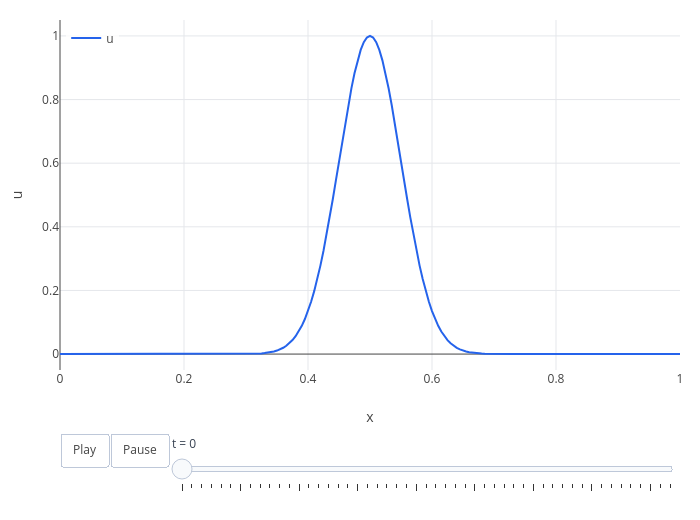

This figure's notebook cell:
### Markdown cell above
The bump splits into two half-size bumps that run apart. In the animation you can watch them move:

### Code cell
pdeplot(s)

### Figure 1 — Plotly figure (JSON) as saved in the notebook; plotly's stock layout.template omitted (floating-point values rounded to 4 significant figures; data arrays with more than 128 entries replaced by an {"elided": "..."} marker saying what was removed)
{"data": [{"line": {"color": "#2563eb", "width": 2}, "mode": "lines", "name": "u", "type": "scatter", "x": {"elided": "202 float values"}, "y": {"elided": "202 float values"}}], "layout": {"height": 520, "legend": {"bgcolor": "rgba(255,255,255,0.8)", "x": 0.01, "xanchor": "left", "y": 0.99, "yanchor": "top"}, "margin": {"b": 140, "l": 60, "r": 20, "t": 20}, "showlegend": true, "sliders": [{"currentvalue": {"font": {"color": "#374151"}, "visible": true}, "font": {"color": "rgba(0,0,0,0)"}, "len": 0.82, "steps": [{"args": [["0"], {"frame": {"duration": 0, "redraw": false}, "mode": "immediate", "transition": {"duration": 0}}], "label": "t = 0", "method": "animate"}, {"args": [["1"], {"frame": {"duration": 0, "redraw": false}, "mode": "immediate", "transition": {"duration": 0}}], "label": "t = 0.005", "method": "animate"}, {"args": [["2"], {"frame": {"duration": 0, "redraw": false}, "mode": "immediate", "transition": {"duration": 0}}], "label": "t = 0.01", "method": "animate"}, {"args": [["3"], {"frame": {"duration": 0, "redraw": false}, "mode": "immediate", "transition": {"duration": 0}}], "label": "t = 0.015", "method": "animate"}, {"args": [["4"], {"frame": {"duration": 0, "redraw": false}, "mode": "immediate", "transition": {"duration": 0}}], "label": "t = 0.02", "method": "animate"}, {"args": [["5"], {"frame": {"duration": 0, "redraw": false}, "mode": "immediate", "transition": {"duration": 0}}], "label": "t = 0.025", "method": "animate"}, {"args": [["6"], {"frame": {"duration": 0, "redraw": false}, "mode": "immediate", "transition": {"duration": 0}}], "label": "t = 0.03", "method": "animate"}, {"args": [["7"], {"frame": {"duration": 0, "redraw": false}, "mode": "immediate", "transition": {"duration": 0}}], "label": "t = 0.035", "method": "animate"}, {"args": [["8"], {"frame": {"duration": 0, "redraw": false}, "mode": "immediate", "transition": {"duration": 0}}], "label": "t = 0.04", "method": "animate"}, {"args": [["9"], {"frame": {"duration": 0, "redraw": false}, "mode": "immediate", "transition": {"duration": 0}}], "label": "t = 0.045", "method": "animate"}, {"args": [["10"], {"frame": {"duration": 0, "redraw": false}, "mode": "immediate", "transition": {"duration": 0}}], "label": "t = 0.05", "method": "animate"}, {"args": [["11"], {"frame": {"duration": 0, "redraw": false}, "mode": "immediate", "transition": {"duration": 0}}], "label": "t = 0.055", "method": "animate"}, {"args": [["12"], {"frame": {"duration": 0, "redraw": false}, "mode": "immediate", "transition": {"duration": 0}}], "label": "t = 0.06", "method": "animate"}, {"args": [["13"], {"frame": {"duration": 0, "redraw": false}, "mode": "immediate", "transition": {"duration": 0}}], "label": "t = 0.065", "method": "animate"}, {"args": [["14"], {"frame": {"duration": 0, "redraw": false}, "mode": "immediate", "transition": {"duration": 0}}], "label": "t = 0.07", "method": "animate"}, {"args": [["15"], {"frame": {"duration": 0, "redraw": false}, "mode": "immediate", "transition": {"duration": 0}}], "label": "t = 0.075", "method": "animate"}, {"args": [["16"], {"frame": {"duration": 0, "redraw": false}, "mode": "immediate", "transition": {"duration": 0}}], "label": "t = 0.08", "method": "animate"}, {"args": [["17"], {"frame": {"duration": 0, "redraw": false}, "mode": "immediate", "transition": {"duration": 0}}], "label": "t = 0.085", "method": "animate"}, {"args": [["18"], {"frame": {"duration": 0, "redraw": false}, "mode": "immediate", "transition": {"duration": 0}}], "label": "t = 0.09", "method": "animate"}, {"args": [["19"], {"frame": {"duration": 0, "redraw": false}, "mode": "immediate", "transition": {"duration": 0}}], "label": "t = 0.095", "method": "animate"}, {"args": [["20"], {"frame": {"duration": 0, "redraw": false}, "mode": "immediate", "transition": {"duration": 0}}], "label": "t = 0.1", "method": "animate"}, {"args": [["21"], {"frame": {"duration": 0, "redraw": false}, "mode": "immediate", "transition": {"duration": 0}}], "label": "t = 0.105", "method": "animate"}, {"args": [["22"], {"frame": {"duration": 0, "redraw": false}, "mode": "immediate", "transition": {"duration": 0}}], "label": "t = 0.11", "method": "animate"}, {"args": [["23"], {"frame": {"duration": 0, "redraw": false}, "mode": "immediate", "transition": {"duration": 0}}], "label": "t = 0.115", "method": "animate"}, {"args": [["24"], {"frame": {"duration": 0, "redraw": false}, "mode": "immediate", "transition": {"duration": 0}}], "label": "t = 0.12", "method": "animate"}, {"args": [["25"], {"frame": {"duration": 0, "redraw": false}, "mode": "immediate", "transition": {"duration": 0}}], "label": "t = 0.125", "method": "animate"}, {"args": [["26"], {"frame": {"duration": 0, "redraw": false}, "mode": "immediate", "transition": {"duration": 0}}], "label": "t = 0.13", "method": "animate"}, {"args": [["27"], {"frame": {"duration": 0, "redraw": false}, "mode": "immediate", "transition": {"duration": 0}}], "label": "t = 0.135", "method": "animate"}, {"args": [["28"], {"frame": {"duration": 0, "redraw": false}, "mode": "immediate", "transition": {"duration": 0}}], "label": "t = 0.14", "method": "animate"}, {"args": [["29"], {"frame": {"duration": 0, "redraw": false}, "mode": "immediate", "transition": {"duration": 0}}], "label": "t = 0.145", "method": "animate"}, {"args": [["30"], {"frame": {"duration": 0, "redraw": false}, "mode": "immediate", "transition": {"duration": 0}}], "label": "t = 0.15", "method": "animate"}, {"args": [["31"], {"frame": {"duration": 0, "redraw": false}, "mode": "immediate", "transition": {"duration": 0}}], "label": "t = 0.155", "method": "animate"}, {"args": [["32"], {"frame": {"duration": 0, "redraw": false}, "mode": "immediate", "transition": {"duration": 0}}], "label": "t = 0.16", "method": "animate"}, {"args": [["33"], {"frame": {"duration": 0, "redraw": false}, "mode": "immediate", "transition": {"duration": 0}}], "label": "t = 0.165", "method": "animate"}, {"args": [["34"], {"frame": {"duration": 0, "redraw": false}, "mode": "immediate", "transition": {"duration": 0}}], "label": "t = 0.17", "method": "animate"}, {"args": [["35"], {"frame": {"duration": 0, "redraw": false}, "mode": "immediate", "transition": {"duration": 0}}], "label": "t = 0.175", "method": "animate"}, {"args": [["36"], {"frame": {"duration": 0, "redraw": false}, "mode": "immediate", "transition": {"duration": 0}}], "label": "t = 0.18", "method": "animate"}, {"args": [["37"], {"frame": {"duration": 0, "redraw": false}, "mode": "immediate", "transition": {"duration": 0}}], "label": "t = 0.185", "method": "animate"}, {"args": [["38"], {"frame": {"duration": 0, "redraw": false}, "mode": "immediate", "transition": {"duration": 0}}], "label": "t = 0.19", "method": "animate"}, {"args": [["39"], {"frame": {"duration": 0, "redraw": false}, "mode": "immediate", "transition": {"duration": 0}}], "label": "t = 0.195", "method": "animate"}, {"args": [["40"], {"frame": {"duration": 0, "redraw": false}, "mode": "immediate", "transition": {"duration": 0}}], "label": "t = 0.2", "method": "animate"}, {"args": [["41"], {"frame": {"duration": 0, "redraw": false}, "mode": "immediate", "transition": {"duration": 0}}], "label": "t = 0.205", "method": "animate"}, {"args": [["42"], {"frame": {"duration": 0, "redraw": false}, "mode": "immediate", "transition": {"duration": 0}}], "label": "t = 0.21", "method": "animate"}, {"args": [["43"], {"frame": {"duration": 0, "redraw": false}, "mode": "immediate", "transition": {"duration": 0}}], "label": "t = 0.215", "method": "animate"}, {"args": [["44"], {"frame": {"duration": 0, "redraw": false}, "mode": "immediate", "transition": {"duration": 0}}], "label": "t = 0.22", "method": "animate"}, {"args": [["45"], {"frame": {"duration": 0, "redraw": false}, "mode": "immediate", "transition": {"duration": 0}}], "label": "t = 0.225", "method": "animate"}, {"args": [["46"], {"frame": {"duration": 0, "redraw": false}, "mode": "immediate", "transition": {"duration": 0}}], "label": "t = 0.23", "method": "animate"}, {"args": [["47"], {"frame": {"duration": 0, "redraw": false}, "mode": "immediate", "transition": {"duration": 0}}], "label": "t = 0.235", "method": "animate"}, {"args": [["48"], {"frame": {"duration": 0, "redraw": false}, "mode": "immediate", "transition": {"duration": 0}}], "label": "t = 0.24", "method": "animate"}, {"args": [["49"], {"frame": {"duration": 0, "redraw": false}, "mode": "immediate", "transition": {"duration": 0}}], "label": "t = 0.245", "method": "animate"}, {"args": [["50"], {"frame": {"duration": 0, "redraw": false}, "mode": "immediate", "transition": {"duration": 0}}], "label": "t = 0.25", "method": "animate"}], "x": 0.18, "y": -0.12}], "title": {"text": ""}, "updatemenus": [{"buttons": [{"args": [null, {"frame": {"duration": 40, "redraw": false}, "fromcurrent": true, "transition": {"duration": 0}}], "label": "Play", "method": "animate"}, {"args": [[null], {"frame": {"duration": 0, "redraw": false}, "mode": "immediate", "transition": {"duration": 0}}], "label": "Pause", "method": "animate"}], "direction": "left", "showactive": false, "type": "buttons", "x": 0, "xanchor": "left", "y": -0.18, "yanchor": "top"}], "width": 700, "xaxis": {"autorange": false, "range": [0, 1], "title": {"text": "x"}, "zeroline": true}, "yaxis": {"range": [-0.05, 1.05], "title": {"text": "u"}, "zeroline": true}}}
